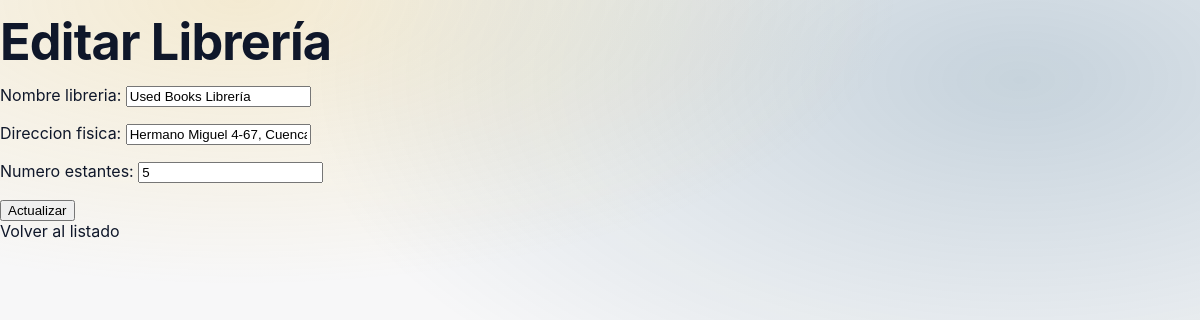
The app's page /librerias/editar/3/ with its own data.
### Libreria/models.py (models this page shows, shortened)
class Libreria(models.Model):
    nombre_libreria = models.CharField(max_length=100,
                    unique=True,
                    null=False,
                    blank=False
                    )
    direccion_fisica = models.CharField(max_length=50)
    numero_estantes = models.IntegerField()

### Libreria/views.py (the view)
# urls.py: path('librerias/editar/<int:id>/', editar_libreria, name='editar_libreria'),
def editar_libreria(request, id):
    libreria = get_object_or_404(Libreria, id=id)
    if request.method == 'POST':
        form = LibreriaForm(request.POST, instance=libreria)
        if form.is_valid():
            form.save()
            return redirect('listar_librerias')
    else:
        form = LibreriaForm(instance=libreria)
    return render(request, 'Libreria/editar_libreria.html', {
        'form': form,
        'libreria': libreria
    })

### Libreria/forms.py
class LibreriaForm(forms.ModelForm):
    class Meta:
        model = Libreria
        fields = ['nombre_libreria', 'direccion_fisica', 'numero_estantes']

### Libreria/templates/libreria/editar_libreria.html (shortened to what this page needs)
{% load static %}
<!DOCTYPE html>
<html>
<head>
    <link rel ="stylesheet" href="{% static 'libreria/css/estilos.css' %}">
</head>
<body>
<h1>Editar Librería</h1>
<form method="post">
    {{ form.as_p }}
    <button type="submit">Actualizar</button>
</form>
<a href="{% url 'listar_librerias' %}">Volver al listado</a>
</body>
</html>

### Libreria/static/libreria/css/estilos.css (style rules this page uses)
:root { --blue: #03426e; --yellow: #e6b224; --magenta: #9c154d; --gray-900: #2d362f; --gray-700: #676c70; --gray-500: #868689; --gray-100: #eeedee; --bg: #f7f7f8; --card: #ffffff; --text: #0f172a; --radius: 18px; --shadow: 0 14px 34px rgba(3, 66, 110, .14); --container: 1120px; }
* { box-sizing: border-box; }
html, body { height: 100%; }
body { margin: 0; font-family: Inter, system-ui, -apple-system, Segoe UI, Roboto, Arial, sans-serif; color: var(--text); background: radial-gradient(1200px 520px at 20% 0%, rgba(230,178,36,.18), transparent 55%), radial-gradient(1200px 640px at 85% 10%, rgba(3,66,110,.20), transparent 60%), var(--bg); }
a { color: inherit; text-decoration: none; }
h1 { margin: 16px 0 10px; font-size: clamp(30px, 4.2vw, 52px); line-height: 1.05; letter-spacing: -0.8px; }

### records on screen
Libreria: nombre_libreria "Used Books Librería", direccion_fisica "Hermano Miguel 4-67, Cuenca", numero_estantes "5"
